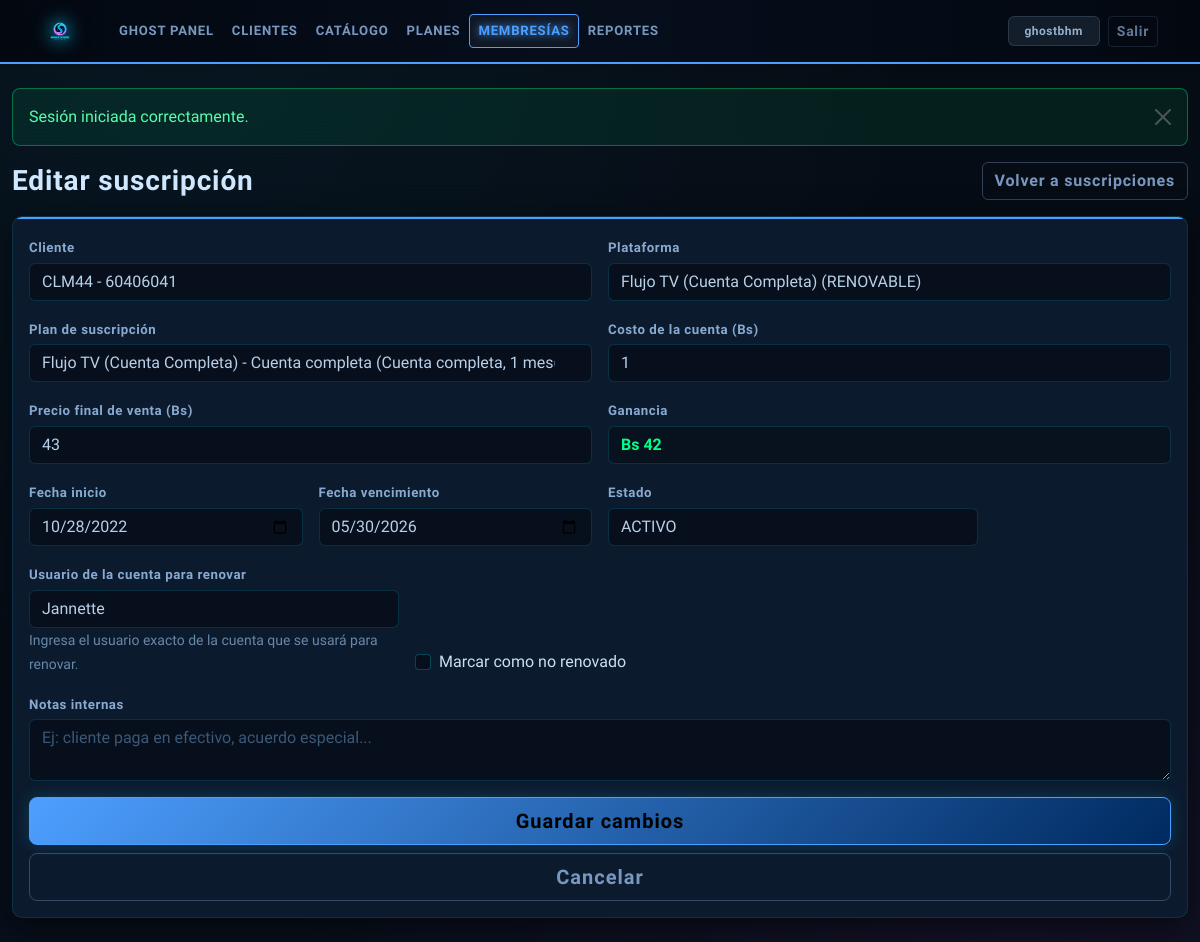
/suscripciones/editar/203 (signed in), run on the app's committed database.
### tables this page shows
CREATE TABLE `suscripciones` (
  `id` int(11) NOT NULL,
  `cliente_id` int(11) NOT NULL,
  `plataforma_id` int(11) NOT NULL,
  `modalidad_id` int(11) NOT NULL,
  `precio_venta` decimal(10,2) DEFAULT NULL,
  `costo_base` decimal(10,2) DEFAULT NULL,
  `fecha_inicio` date NOT NULL,
  `fecha_vencimiento` date NOT NULL,
  `estado` enum('CONTACTAR_2D','REENVIAR_1D','ESPERA','ACTIVO','VENCIDO','RECUP') DEFAULT 'ACTIVO',
  `ultimo_contacto_fecha` datetime DEFAULT NULL,
  `ultimo_contacto_tipo` enum('MENOS_2','MENOS_1','REC_7','REC_15') DEFAULT NULL,
  `usuario_proveedor` varchar(150) DEFAULT NULL,
  `notas` text DEFAULT NULL,
  `flag_no_renovo` tinyint(1) DEFAULT 0,
  `created_at` datetime DEFAULT current_timestamp()
);

CREATE TABLE `plataformas` (
  `id` int(11) NOT NULL,
  `nombre` varchar(100) NOT NULL,
  `tipo_servicio` enum('RENOVABLE','DESECHABLE') NOT NULL,
  `duraciones_disponibles` varchar(100) DEFAULT NULL,
  `dato_renovacion` varchar(20) NOT NULL DEFAULT 'NO_APLICA',
  `mensaje_menos_2` text DEFAULT NULL,
  `mensaje_menos_1` text DEFAULT NULL,
  `mensaje_rec_7` text DEFAULT NULL,
  `mensaje_rec_15` text DEFAULT NULL,
  `created_at` datetime DEFAULT current_timestamp()
);

CREATE TABLE `modalidades` (
  `id` int(11) NOT NULL,
  `plataforma_id` int(11) NOT NULL,
  `nombre_modalidad` varchar(100) NOT NULL,
  `tipo_cuenta` enum('CUENTA_COMPLETA','POR_DISPOSITIVOS','AMBOS') NOT NULL DEFAULT 'CUENTA_COMPLETA',
  `duracion_meses` int(11) NOT NULL DEFAULT 1,
  `dispositivos` int(11) DEFAULT NULL,
  `precio` decimal(10,2) NOT NULL,
  `costo` decimal(10,2) NOT NULL DEFAULT 0.00,
  `created_at` datetime DEFAULT current_timestamp()
);

### app/views/suscripciones/edit.php (the view, shortened to what the rows shown need)
<div class="d-flex flex-wrap justify-content-between align-items-center gap-2 mb-3">
    <h1 class="h3 mb-0">Editar suscripción</h1>
    <a href="<?= e(url('/suscripciones')) ?>" class="btn btn-outline-secondary">Volver a suscripciones</a>
</div>
<div class="card shadow-sm">
    <div class="card-body">
        <form method="post" action="<?= e(url('/suscripciones/actualizar/' . (int) $item['id'])) ?>" id="edit-subscription-form">
            <div class="row g-3">
                <div class="col-md-6">
                    <label class="form-label" for="cliente_id">Cliente</label>
                    <select class="form-select" id="cliente_id" name="cliente_id" required>
                        <?php foreach ($clientes as $cliente): ?>
                            <option value="<?= e((string) $cliente['id']) ?>" <?= (int) $item['cliente_id'] === (int) $cliente['id'] ? 'selected' : '' ?>>
                                <?= e((string) $cliente['nombre']) ?> - <?= e((string) $cliente['telefono']) ?>
                            </option>
                        <?php endforeach; ?>
                    </select>
                </div>
                <div class="col-md-6">
                    <label class="form-label" for="plataforma_id">Plataforma</label>
                    <select class="form-select js-plataforma" id="plataforma_id" name="plataforma_id" required>
                        <?php foreach ($plataformas as $plataforma): ?>
                            <option
                                value="<?= e((string) $plataforma['id']) ?>"
                                data-tipo="<?= e((string) $plataforma['tipo_servicio']) ?>"
                                data-dato-renovacion="<?= e((string) Plataforma::normalizeDatoRenovacion((string) ($plataforma['dato_renovacion'] ?? ''), (string) ($plataforma['tipo_servicio'] ?? ''))) ?>"
                                <?= (int) $item['plataforma_id'] === (int) $plataforma['id'] ? 'selected' : '' ?>
                            >
                                <?= e((string) $plataforma['nombre']) ?> (<?= e((string) $plataforma['tipo_servicio']) ?>)
                            </option>
                        <?php endforeach; ?>
                    </select>
                </div>
                <div class="col-md-6">
                    <label class="form-label" for="modalidad_id">Plan de suscripción</label>
                    <select class="form-select js-modalidad" id="modalidad_id" name="modalidad_id" required>
                        <?php foreach ($tiposSuscripcion as $modalidad): ?>
                            <option
                                value="<?= e((string) $modalidad['id']) ?>"
                                data-plataforma-id="<?= e((string) $modalidad['plataforma_id']) ?>"
                                data-costo="<?= e(format_decimal_amount($modalidad['costo'] ?? 0)) ?>"
                                data-precio="<?= e(format_decimal_amount($modalidad['precio'] ?? 0)) ?>"
                                <?= (int) $item['modalidad_id'] === (int) $modalidad['id'] ? 'selected' : '' ?>
                            >
                                <?= e((string) $modalidad['plataforma_nombre']) ?>
                                -
                            </option>
                        <?php endforeach; ?>
                    </select>
                </div>
                <div class="col-md-6">
                    <label class="form-label" for="costo_base">Costo de la cuenta (Bs)</label>
                    <input
                        type="number"
                        step="0.01"
                        min="0.01"
                        class="form-control js-costo-base"
                        id="costo_base"
                        name="costo_base"
                        value="<?= e(isset($item['costo_base']) && $item['costo_base'] !== null ? format_decimal_amount($item['costo_base']) : '') ?>"
                        required
                    >
                </div>
                <div class="col-md-6">
                    <label class="form-label" for="precio_venta">Precio final de venta (Bs)</label>
                    <input
                        type="number"
                        step="0.01"
                        min="0.01"
                        class="form-control js-precio-venta"
                        id="precio_venta"
                        name="precio_venta"
                        value="<?= e(isset($item['precio_venta']) && $item['precio_venta'] !== null ? format_decimal_amount($item['precio_venta']) : '') ?>"
                        required
                    >
                </div>
                <div class="col-md-6">
                    <label class="form-label">Ganancia</label>
                    <div class="form-control bg-light">
                        <strong class="js-ganancia">
                        </strong>
                    </div>
                </div>
                <div class="col-md-3">
                    <label class="form-label" for="fecha_inicio">Fecha inicio</label>
                    <input type="date" class="form-control" id="fecha_inicio" name="fecha_inicio" value="<?= e((string) $item['fecha_inicio']) ?>" required>
                </div>
                <div class="col-md-3">
                    <label class="form-label" for="fecha_vencimiento">Fecha vencimiento</label>
                    <input type="date" class="form-control" id="fecha_vencimiento" name="fecha_vencimiento" value="<?= e((string) $item['fecha_vencimiento']) ?>" required>
                </div>
                <div class="col-md-4">
                    <label class="form-label" for="estado">Estado</label>
                    <select class="form-select" id="estado" name="estado" required>
                        <?php foreach ($estados as $status): ?>
                            <option value="<?= e($status) ?>" <?= (string) $item['estado'] === $status ? 'selected' : '' ?>><?= e($status) ?></option>
                        <?php endforeach; ?>
                    </select>
                </div>
                <div class="col-md-4 js-usuario-wrap">
                    <label class="form-label js-usuario-label" for="usuario_proveedor">Dato de la cuenta para renovar</label>
                    <input
                        type="text"
                        class="form-control js-usuario-input"
                        id="usuario_proveedor"
                        name="usuario_proveedor"
                        value="<?= e((string) ($item['usuario_proveedor'] ?? '')) ?>"
                    >
                    <small class="text-secondary js-usuario-help">Se pedirá según la configuración de la plataforma.</small>
                </div>
                <div class="col-md-4 d-flex align-items-end">
                    <div class="form-check">
                        <input class="form-check-input" type="checkbox" id="flag_no_renovo" name="flag_no_renovo" <?= (int) $item['flag_no_renovo'] === 1 ? 'checked' : '' ?>>
                        <label class="form-check-label" for="flag_no_renovo">Marcar como no renovado</label>
                    </div>
                </div>
                <div class="col-12">
                    <label class="form-label" for="notas">Notas internas</label>
                    <textarea class="form-control" id="notas" name="notas" rows="2" placeholder="Ej: cliente paga en efectivo, acuerdo especial..."><?= e((string) ($item['notas'] ?? '')) ?></textarea>
                </div>
                <div class="col-12 d-flex flex-wrap gap-2">
                    <button class="btn btn-primary btn-lg w-100 w-sm-auto" type="submit">Guardar cambios</button>
                    <a href="<?= e(url('/suscripciones')) ?>" class="btn btn-outline-secondary btn-lg w-100 w-sm-auto">Cancelar</a>
                </div>
            </div>
        </form>
    </div>
</div>

### public/index.php (shortened to what the rows shown need)
<?php
require_once __DIR__ . '/../app/config/config.php';
require_once APP_PATH . '/config/db.php';
spl_autoload_register(static function (string $className): void {
    $prefix = 'App\\';
    $relativeClass = substr($className, strlen($prefix));
    $parts = explode('\\', $relativeClass);
    if (isset($parts[0])) {
        $parts[0] = strtolower($parts[0]);
    }
    $filePath = APP_PATH . '/' . implode('/', $parts) . '.php';
});
$method = $_SERVER['REQUEST_METHOD'] ?? 'GET';
$path = request_path();
foreach ($routes as [$routeMethod, $routePattern, $handler]) {
    if ($method !== $routeMethod) {
        continue;
    }
    if (!preg_match($routePattern, $path, $matches)) {
        continue;
    }
    array_shift($matches);
    [$controllerClass, $action] = $handler;
    $controller = new $controllerClass();
    $params = array_map(static fn (string $item): int|string => ctype_digit($item) ? (int) $item : $item, $matches);
    call_user_func_array([$controller, $action], $params);
    exit;
}
require APP_PATH . '/views/layouts/header.php';
require APP_PATH . '/views/layouts/footer.php';

### data on the page
suscripciones: cliente_id "CLM44 - 60406041", plataforma_id "Flujo TV (Cuenta Completa) (RENOVABLE)", modalidad_id "Flujo TV (Cuenta Completa) - Cuenta completa (Cuenta completa, 1 mes(es), Costo: Bs 18, Venta: Bs 35)", costo_base "1", precio_venta "43", fecha_inicio "10/28/2022", fecha_vencimiento "05/30/2026", usuario_proveedor "Jannette"

### other printed values
$flash['message'] "Sesión iniciada correctamente."
form field estado "ACTIVO"
